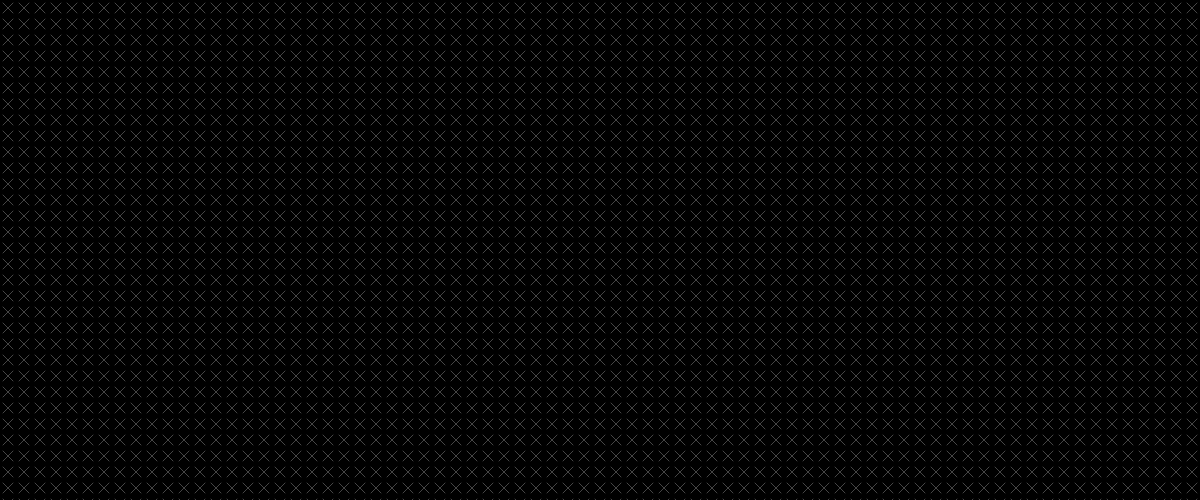
Frame 1 (no input)
Frame 60 (no input): identical to frame 1, image omitted
Frame 120 (the mouse pressed at the canvas centre since frame 60): identical to frame 1, image omitted

The p5.js sketch that drew this single still picture (run headless with seeded random() and noise() and a simulated clock; from frame 60 on, the mouse is pressed at the canvas centre):

// p5.js sketch
// ── sketch.js
let mouseDist = 24;

let rows, columns;
let size = 16; let offset = 6;
let blocks = [];

function setup() {
  createCanvas(windowWidth, 500);
  rectMode(CENTER);
  angleMode(DEGREES);
  rows = height / size;
  columns =  width / size;

  for (let i = 0; i < rows; i++) {
    blocks[i] = [];
    for (let j = 0; j < columns; j++) {
      blocks[i][j] = new Block((size / 2) + j * size, (size / 2) + i * size); 
    }
  }
}

function draw() {
  background(0);

  for (let i = 0; i < rows; i++) {
    for (let j = 0; j < columns; j++) {
      blocks[i][j].display(); 
      blocks[i][j].move(); 
    }
  }

  

  /* 
  // Logic to create single rotating rectangle when hovers

  let distance = dist(mouseX, mouseY, width / 2, height / 2);

  if (distance < mouseDist) {
    angle++;
  }

  translate(width / 2, height / 2);
  rotate(angle);
  rect(0, 0, 100, 50); 
  */
}




/* 
NOTES:

AnyPixel.js - https://googlecreativelab.github.io/anypixel

rotate() - rotates around origin points.

translate() - changes/translate  origin points.

dist() - calculates distance b/w 2 points. four or six parameters.

pmouseX, pmouseY - built-in variables to check previous location of mouse.
*/
// ── block.js
class Block {
    constructor(x, y) {
        this.x = x;
        this.y = y;
        this.angle = 0;
        this.c = 70;
    }

    display() {
        stroke(this.c);
        noFill();

        push();
        translate(this.x, this.y);
        rotate(this.angle);

        if(this.angle > 30 && this.angle < 70) {
            this.drawRect();
        }
        else {
            this.drawX();
        }

        pop();
    }

    move() {
        let distance;

        // if mouse is moving
        if (pmouseX - mouseX != 0 && pmouseY - mouseY != 0) {
            distance = dist(mouseX, mouseY, this.x, this.y);
    
            if (distance < mouseDist) {
                this.angle += 2;
                this.c = 240;
            }
        } 
        
        // checks angles if they are already rotating
        if (this.angle > 0 && this.angle < 90) {
            this.angle += 2;
            
            if (this.c > 70) {
                this.c -= 3;
            }
        }
        else {
            this.angle = 0;
            this.c = 70;
        }
    }

    drawRect() {
        rect(0, 0, size - offset, size - offset);
    }

    drawX() {
        let margin = -size / 2;
        line(margin + (offset / 2), margin + (offset / 2), margin + size - (offset / 2), margin + size - (offset / 2));

        line(margin + size - (offset / 2), margin + (offset / 2), margin + (offset / 2), margin + size - (offset / 2))
    }
}
// ── style.css
html, body {
  margin: 0;
  padding: 0;
}

canvas {
  display: block;
}

body {
  background-color: #1F1F1F;
}

h1 {
  font-family: sans-serif;
  color: #ebe5e5;
  display: flex;
  justify-content: center ;
}
